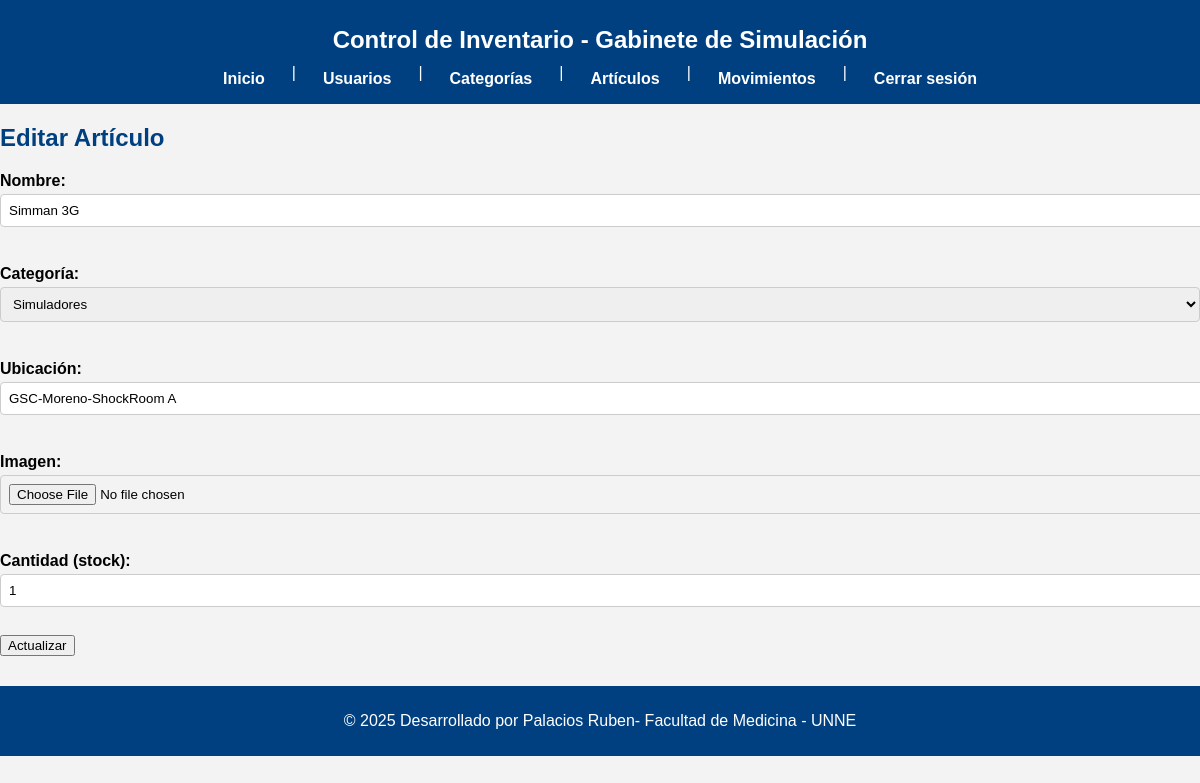
Screenshot of /articulos/editar.php?id=1 (signed in) with the database file from the repository.
### tables this page shows
CREATE TABLE `articulos` (
  `id` int NOT NULL,
  `nombre` varchar(255) NOT NULL,
  `descripcion` text,
  `cantidad` int DEFAULT '0',
  `categoria_id` int DEFAULT NULL,
  `imagen` varchar(255) DEFAULT NULL,
  `stock` int DEFAULT '0',
  `codigo_qr` varchar(255) DEFAULT NULL,
  `ubicacion` varchar(255) DEFAULT NULL
);

CREATE TABLE `categorias` (
  `id` int NOT NULL,
  `nombre` varchar(100) NOT NULL
);

### articulos/editar.php (the view, shortened to what this page needs)
<?php
require_once '../database.php';
require_once '../header.php';
$id = $_GET['id'];
$stmt = $pdo->prepare("SELECT * FROM articulos WHERE id = ?");
$stmt->execute([$id]);
$articulo = $stmt->fetch();
$stmt = $pdo->query("SELECT * FROM categorias");
$categorias = $stmt->fetchAll();
?>
<h2>Editar Artículo</h2>
<form method="post" enctype="multipart/form-data">
    <label>Nombre: <input type="text" name="nombre" value="<?= htmlspecialchars($articulo['nombre']) ?>" required></label><br>
    <label>Categoría:
        <select name="categoria_id" required>
            <?php foreach ($categorias as $cat): ?>
                <option value="<?= $cat['id'] ?>" <?= $cat['id'] == $articulo['categoria_id'] ? 'selected' : '' ?>>
                    <?= htmlspecialchars($cat['nombre']) ?>
                </option>
            <?php endforeach; ?>
        </select>
    </label><br>
    <label>Ubicación: <input type="text" name="ubicacion" value="<?= htmlspecialchars($articulo['ubicacion']) ?>"></label><br>
    <label>Imagen: <input type="file" name="imagen"></label><br>
    <label>Cantidad (stock): <input type="number" name="stock" value="<?= htmlspecialchars($articulo['stock']) ?>" required min="0"></label><br>
    <button type="submit">Actualizar</button>
</form>
<?php include '../footer.php'; ?>

### css/styles.css (style rules this page uses)
body { font-family: Arial, sans-serif; background-color: #f3f3f3; margin: 0; padding: 0; }
h1, h2, h3 { color: #004080; }
form label { display: block; margin-top: 10px; font-weight: bold; }
form input, form select { width: 100%; padding: 8px; margin-top: 4px; margin-bottom: 10px; border: 1px solid #ccc; border-radius: 4px; }

### rows the page displays
articulos: nombre "Simman 3G", categoria_id "Simuladores", ubicacion "GSC-Moreno-ShockRoom A", stock "1"
